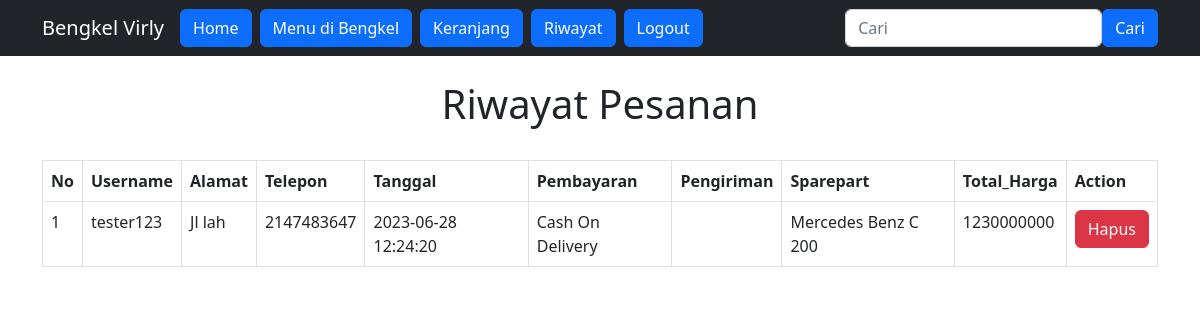
Screenshot of /riwayat.php (signed in) with the database file from the repository.
### tables this page shows
CREATE TABLE `pembelian` (
  `id` int(11) NOT NULL,
  `id_user` int(11) NOT NULL,
  `subtotal` int(11) NOT NULL,
  `tanggal` timestamp NOT NULL DEFAULT current_timestamp() ON UPDATE current_timestamp(),
  `alamat` text NOT NULL,
  `pengiriman` varchar(20) NOT NULL,
  `pembayaran` varchar(20) NOT NULL
);

CREATE TABLE `user` (
  `id` int(11) NOT NULL,
  `username` varchar(100) NOT NULL,
  `email` varchar(100) NOT NULL,
  `password` varchar(10) NOT NULL,
  `telepon` int(20) NOT NULL,
  `alamat` varchar(1000) DEFAULT NULL,
  `tipe` varchar(20) NOT NULL
);

CREATE TABLE `mobil` (
  `id` int(11) NOT NULL,
  `nama` varchar(100) NOT NULL,
  `merk` varchar(100) NOT NULL,
  `harga` int(11) NOT NULL,
  `cc` int(11) NOT NULL,
  `tipe_bbm` varchar(100) NOT NULL,
  `tahun` int(4) NOT NULL,
  `jarak_tempuh` int(11) NOT NULL,
  `kondisi` varchar(100) NOT NULL,
  `foto` varchar(100) NOT NULL,
  `kategori` int(11) NOT NULL,
  `stok` int(11) NOT NULL
);

### riwayat.php (the view, shortened to what this page needs)
<?php
$id=$_SESSION["user"]['id']
?>
<!DOCTYPE html>
<html lang="en">
<head>
    <?php include 'koneksi.php' ?>
    <?php include 'component.php' ?>
</head>
<body>
<?php include 'header.php' ?>
<div class="container">
    <br><h1><center>Riwayat Pesanan</center></h1><br>
    <table class="table table-bordered">
	<thead>
    <tr>
		<th>No</th>
		<th>Username</th>
		<th>Alamat</th>
		<th>Telepon</th>
		<th>Tanggal</th>
		<th>Pembayaran</th>
		<th>Pengiriman</th>
		<th>Sparepart</th>
		<th>Total_Harga</th>
        <th>Action</th>
	</tr>
    </thead>
    <tbody>
    <?php $nomor=1; ?>
    <?php $ambil = $koneksi->query("SELECT * FROM pembelian join detail_pembelian on pembelian.id=detail_pembelian.id_pembelian
                    join user on pembelian.id_user=user.id join mobil on detail_pembelian.id_mobil=mobil.id where id_user='$id' group by detail_pembelian.id_pembelian"); ?>
    <?php while ($pecah = $ambil->fetch_assoc()){ ?>
		<tr>
        <td><?php echo $nomor; ?></td>
			<td><?php echo $pecah['username']; ?></td>
            <td><?php echo $pecah['alamat']; ?></td>
            <td><?php echo $pecah['telepon']; ?></td>
            <td><?php echo $pecah['tanggal']; ?></td>
			<td><?php echo $pecah['pembayaran']; ?></td>
			<td><?php echo $pecah['pengiriman']; ?></td>
            <?php $mobilmobil=""; ?>
            <?php $idnya=$pecah['id_pembelian']; ?>
            <?php $ambilmobil = $koneksi->query("SELECT * FROM detail_pembelian join mobil on detail_pembelian.id_mobil=mobil.id where detail_pembelian.id_pembelian=$idnya"); ?>
            <td>
            <?php while ($pecahlagi = $ambilmobil->fetch_assoc()){
                $mobilmobil = $mobilmobil . ', ' . $pecahlagi['nama'];
            }
                echo substr($mobilmobil, 2) ?>
            </td>
            <td><?php echo $pecah['subtotal']; ?></td>
            <td>
				<a href="deleteriwayat.php?id=<?php echo $pecah['id_pembelian'] ?>"  class="btn-danger btn">Hapus</a>
			</td>
		</tr>
		<?php $nomor++; ?>
		<?php } ?>
    </tbody>
</table>
</div>
</body>
</html>

### rows the page displays
pembelian: id_user.username "tester123", id_user.alamat "Jl lah", id_user.telepon "2147483647", tanggal "2023-06-28 12:24:20", pembayaran "Cash On Delivery", mobil.nama "Mercedes Benz C 200", subtotal "1230000000"
